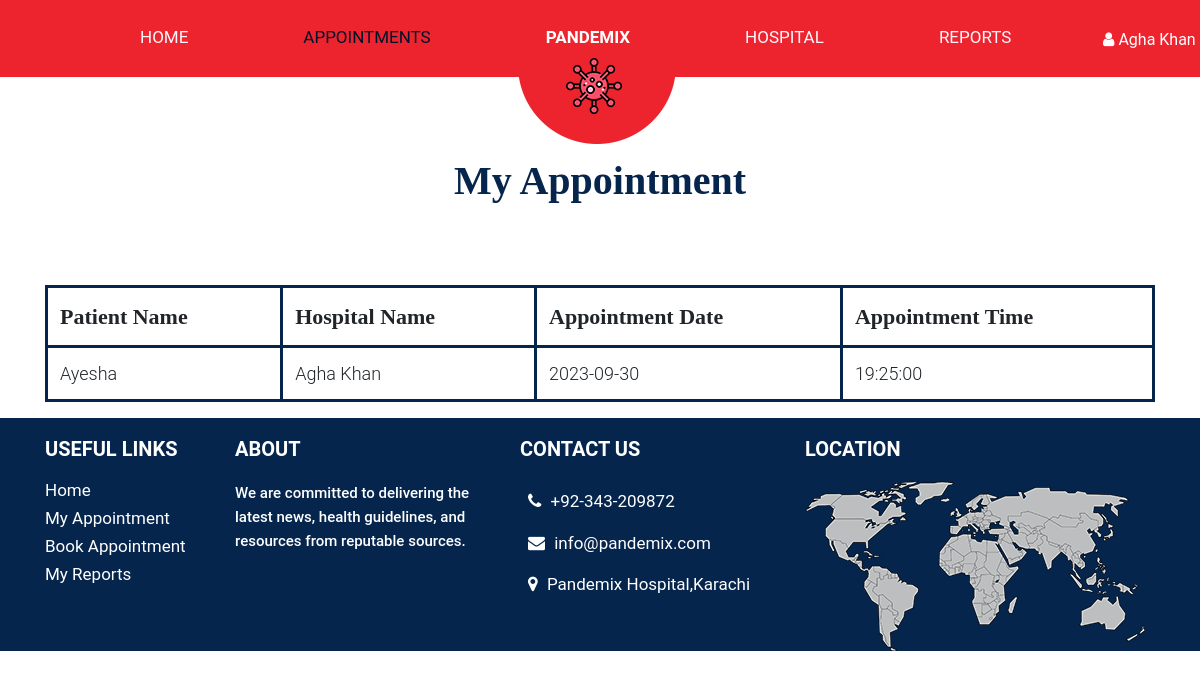
The app's page /patient/myappointment.php (signed in), older data.
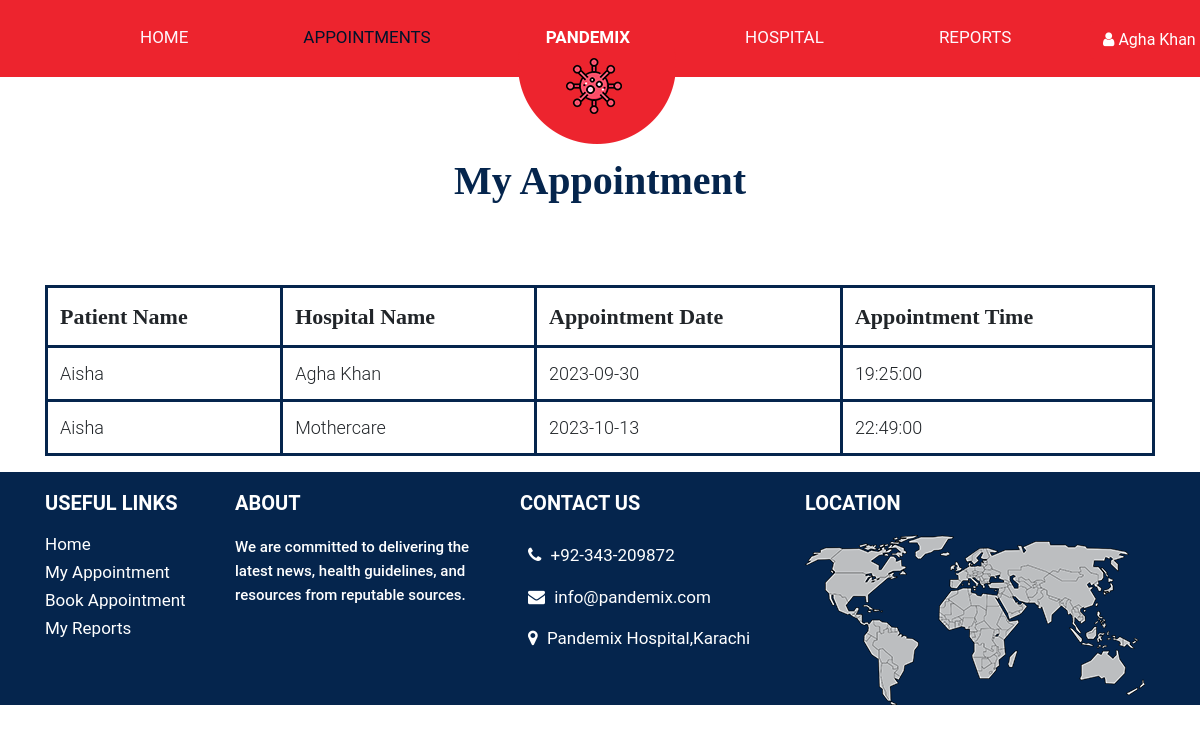
The same page, newer data.
### tables this page shows
CREATE TABLE `appointment` (
  `app_id` int(11) NOT NULL,
  `patient_id` int(11) DEFAULT NULL,
  `hospital_id` int(11) DEFAULT NULL,
  `app_date` date DEFAULT NULL,
  `status` int(11) DEFAULT NULL,
  `app_time` time DEFAULT NULL,
  `test_name` varchar(255) NOT NULL,
  `approval_status` enum('Pending','Approved','Rejected') DEFAULT 'Pending'
);

CREATE TABLE `patient` (
  `patient_id` int(11) NOT NULL,
  `patient_name` varchar(255) DEFAULT NULL,
  `address` varchar(255) DEFAULT NULL,
  `email` varchar(255) DEFAULT NULL,
  `password` varchar(255) DEFAULT NULL
);

CREATE TABLE `hospital` (
  `hospital_id` int(11) NOT NULL,
  `hospital_name` varchar(255) DEFAULT NULL,
  `location` varchar(255) DEFAULT NULL,
  `password` varchar(255) DEFAULT NULL,
  `approval_status` enum('Pending','Approved','Rejected') DEFAULT 'Pending'
);

### patient/myappointment.php (the view, shortened to what the changed rows need)
<?php
include("../connection.php");
?>
<!DOCTYPE html>
<html lang="en">
<head>
    <link rel="stylesheet" href="../assets/css/bootstrap.min.css">
    <link rel="stylesheet" href="../assets/css/patient.css">
    <link rel="stylesheet" href="../assets/css/responsive.css">
    <link rel="stylesheet" href="https://netdna.bootstrapcdn.com/font-awesome/4.0.3/css/font-awesome.css">
    <link rel="stylesheet" href="https://cdnjs.cloudflare.com/ajax/libs/fancybox/2.1.5/jquery.fancybox.min.css"
        media="screen">
    <link rel="stylesheet" href="https://rawgit.com/LeshikJanz/libraries/master/Bootstrap/baguetteBox.min.css">
</head>
<body class="main-layout">
    <div class="container-fluid" id="all-products">
        <h1 class="text-center">My Appointment</h1>
        <div class="container">
            <table class="table">
                <thead>
                    <tr>
                        <th>Patient Name</th>
                        <th>Hospital Name</th>
                        <th>Appointment Date</th>
                        <th>Appointment Time</th>
                    </tr>
                </thead>
                <tbody>
                    <?php
                    if (isset($_SESSION['patient_id'])) {
                        $patient_id = $_SESSION['patient_id'];
                        $query = "SELECT appointment.app_date, appointment.app_time, patient.patient_name, hospital.hospital_name
                                  FROM appointment JOIN patient ON appointment.patient_id = patient.patient_id
                                  JOIN hospital ON appointment.hospital_id = hospital.hospital_id
                                  WHERE appointment.patient_id = $patient_id";
                        $result = mysqli_query($con, $query);
                        ?>
                        <?php while ($row = mysqli_fetch_assoc($result)): ?>
                            <tr>
                                <td>
                                    <?= $row['patient_name'] ?>
                                </td>
                                <td>
                                    <?= $row['hospital_name'] ?>
                                </td>
                                <td>
                                    <?= $row['app_date'] ?>
                                </td>
                                <td>
                                    <?= $row['app_time'] ?>
                                </td>
                            </tr>
                        <?php endwhile; ?>
                        <?php
                    } else {
                        echo "Patient not logged in.";
                    }
                    ?>
                </tbody>
            </table>
        </div>
    </div>
</body>
</html>

Row changes from the older to the newer data that the page shows:
changed through a linked row, appointment "Agha Khan": patient.patient_name "Ayesha" → "Aisha"
added appointment: patient.patient_name "Aisha", hospital.hospital_name "Mothercare", app_date "2023-10-13", app_time "22:49:00"
